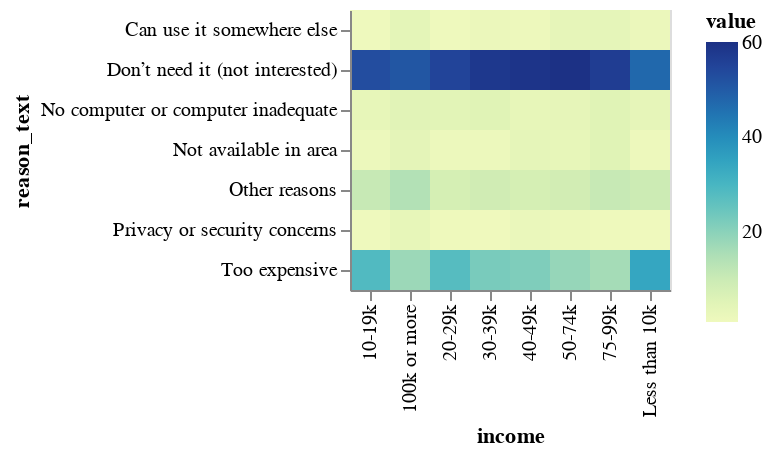

Notebook code cell kept with this figure:
### Code cell
alt.Chart(reasons_wide).mark_rect().encode(
    x=alt.X("income:N"),
    y=alt.Y("reason_text:N"),
    color=alt.Color("value:Q")
).transform_filter(
    alt.datum.year == "2017"
)

## can add a slider to see how the distributions of reasons change over time

### Figure 1 — Vega-Lite specification as saved in the notebook (floating-point values rounded to 4 significant figures; data arrays with more than 128 entries replaced by an {"elided": "..."} marker saying what was removed)
{"config": {"view": {"continuousWidth": 400, "continuousHeight": 300}}, "data": {"name": "data-d2f92d7ef63a91bbaed8e96cf51c080e"}, "mark": "rect", "encoding": {"color": {"type": "quantitative", "field": "value"}, "x": {"type": "nominal", "field": "income"}, "y": {"type": "nominal", "field": "reason_text"}}, "transform": [{"filter": "(datum.year === '2017')"}], "$schema": "https://vega.github.io/schema/vega-lite/v4.0.2.json", "datasets": {"data-d2f92d7ef63a91bbaed8e96cf51c080e": {"elided": "216 records"}}}
